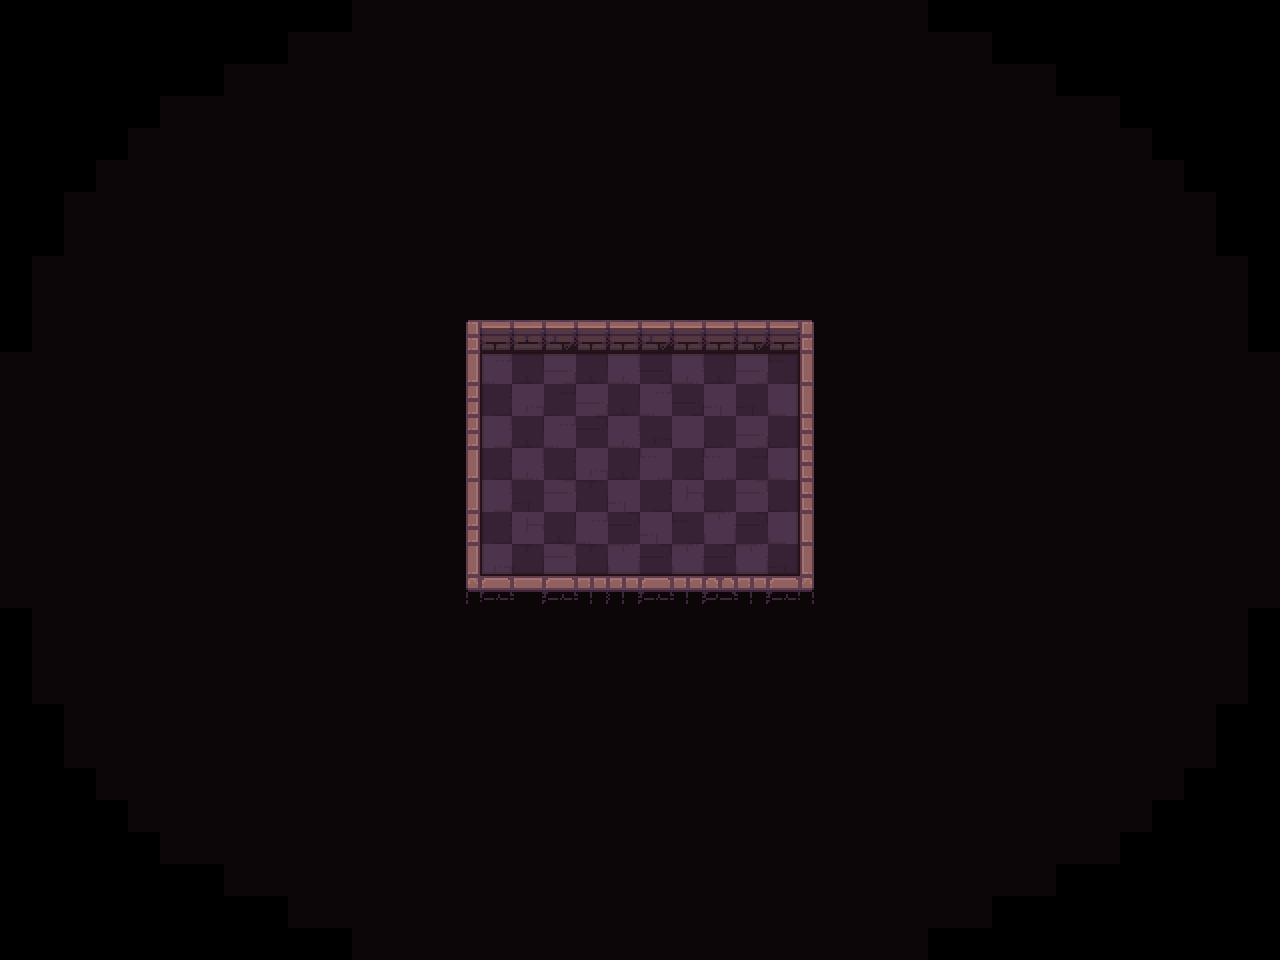

The image is a tile-based game level rendered from a .tmx file. Its description and source (layers, tilesets, objects; grid data summarised) follow:
An orthogonal 40x30 tile map with 32x32 px tiles, 5 tile layers (background, path, types, ground, ...), 1 hidden layer not drawn and 9 objects (4x switch, 4x hero, rectangle).

<map version="1.2" tiledversion="1.2.3" orientation="orthogonal" renderorder="right-down" width="40" height="30" tilewidth="32" tileheight="32" infinite="0" nextlayerid="95" nextobjectid="19">
 <tileset firstgid="1" name="tileset" tilewidth="32" tileheight="32" spacing="2" margin="1" tilecount="200" columns="10">
  <image source="tileset.png" trans="000000" width="340" height="680" />
  <terraintypes>
   <terrain name="floor" tile="79" />
   <terrain name="wall" tile="69" />
   <terrain name="hole" tile="78" />
  </terraintypes>
 </tileset>
 <layer id="69" name="background" width="40" height="30">
  <data>[1200 cells, 1016 non-empty, 1 distinct tile ids]</data>
 </layer>
 <layer id="87" name="checkers" width="40" height="30" visible="0">
  <data>[1200 cells, 600 non-empty, 1 distinct tile ids]</data>
 </layer>
 <layer id="73" name="path" width="40" height="30">
  <data>[1200 cells, 70 non-empty, 1 distinct tile ids]</data>
 </layer>
 <objectgroup id="14" name="config" visible="0">
  <object id="12" name="frame" type="rectangle" x="465.333" y="320.333" width="347" height="283.818" visible="0" />
 </objectgroup>
 <objectgroup id="2" name="objects">
  <object id="11" name="switch" type="switch" x="560.333" y="503">
   <properties>
    <property name="autoDisable" type="bool" value="true" />
   </properties>
   <point />
  </object>
  <object id="13" name="switch" type="switch" x="688.667" y="501.333">
   <properties>
    <property name="autoDisable" type="bool" value="true" />
   </properties>
   <point />
  </object>
  <object id="14" name="switch" type="switch" x="752.667" y="502">
   <properties>
    <property name="autoDisable" type="bool" value="true" />
   </properties>
   <point />
  </object>
  <object id="15" name="switch" type="switch" x="622.667" y="500">
   <properties>
    <property name="autoDisable" type="bool" value="true" />
   </properties>
   <point />
  </object>
  <object id="9" name="hero" type="hero" x="528" y="435.333">
   <point />
  </object>
  <object id="16" name="hero" type="hero" x="593.333" y="436">
   <point />
  </object>
  <object id="17" name="hero" type="hero" x="656" y="436.667">
   <point />
  </object>
  <object id="18" name="hero" type="hero" x="722.667" y="437.333">
   <point />
  </object>
 </objectgroup>
 <layer id="92" name="types" width="40" height="30">
  <data>[1200 cells, 1016 non-empty, 3 distinct tile ids]</data>
 </layer>
 <layer id="93" name="ground" width="40" height="30">
  <data>[1200 cells, 1016 non-empty, 55 distinct tile ids]</data>
 </layer>
 <layer id="94" name="above_characters" width="40" height="30">
  <data>[1200 cells, 28 non-empty, 15 distinct tile ids]</data>
 </layer>
</map>
